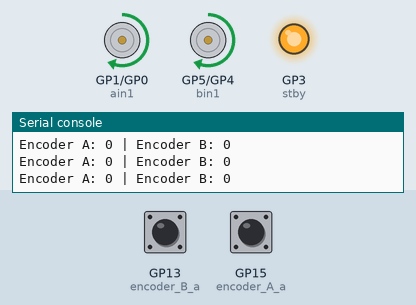
Simulated run of this program. Board: Raspberry Pi Pico running MicroPython. On the bench: motor-driver pin pairs drawn as motors (green arrow = first pin HIGH = forward, orange = second pin HIGH = backward, longer = more drive, scaled by the enable pin, stopped while the standby pin is LOW), output pins drawn as LEDs (lit = HIGH), the last lines printed to the serial console. The test bench sets the inputs (shaded band); at power-on: GP13 (encoder_B_a) HIGH, GP15 (encoder_A_a) HIGH.

Above: at 1.5 s.
At 4.5 s:
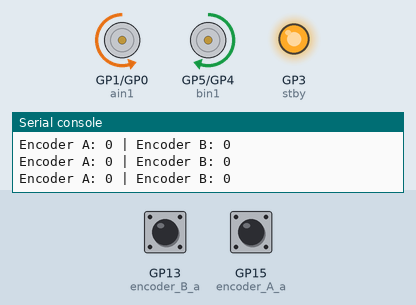
At 7.5 s:
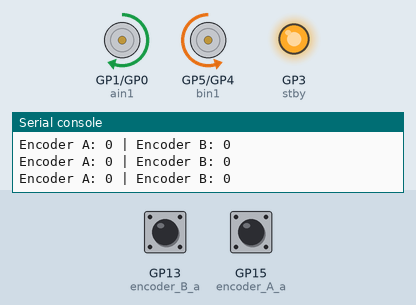
At 14.0 s:
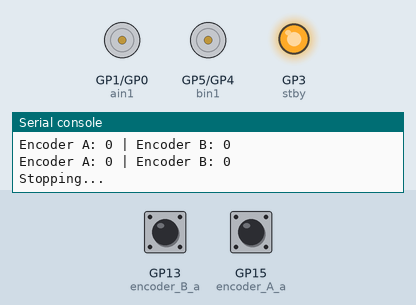
Timing chart, 0 to 20.8 s (numbered marks = the images above):
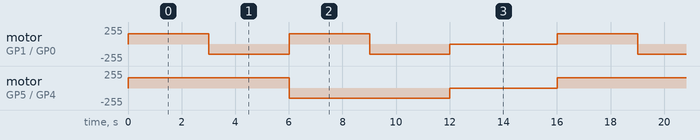

Measured:
- by itself, motor on GP5 (bin1) / GP4 (bin2): repeats every 16.0 s: backward 156/255 6.0 s, stopped 4.0 s, forward 156/255 6.0 s
- by itself, motor on GP1 (ain1) / GP0 (ain2): repeats every 16.0 s: backward 156/255 3.0 s, forward 156/255 3.0 s, backward 156/255 3.0 s, stopped 4.0 s, forward 156/255 3.0 s

The program:

motors_code_v1.py
```python
from machine import Pin, PWM #tells pico to load hardware,pin turns them on/off, pwm controls motor speed
import time #built in libary for like sleep in arduino

#Motor Driver setup
stby = Pin(3, Pin.OUT) #stby connected to gp3/pin 5
stby.value(1) #sends HIGH signal to wake up motor chip

#Motor A-White wires for outs in encoder
ain1 = Pin(1, Pin.OUT) 	#
ain2 = Pin(0, Pin.OUT) 	#
pwm_a = PWM(Pin(2))		#
pwm_a.freq(1000)		#

#Motor B-Green wires from encoder
bin1 = Pin(5, Pin.OUT) 	#
bin2 = Pin(4, Pin.OUT) 	#
pwm_b = PWM(Pin(6))		#
pwm_b.freq(1000)		#

#Encoder setup- 54 ticks was 1 revolution, at 10000 speed so
                # distance travelled = circumference of wheel / 54

#Motor A-left side
encoder_A_a = Pin(15, Pin.IN, Pin.PULL_UP) #how fast wheel spinning (channel A)- gp15
encoder_A_b = Pin(14, Pin.IN, Pin.PULL_UP) #what direction wheel spinning (Channel B)-gp14
encoder_A_count = 0 #

def encoder_A_isr(pin): #interupt function to check encoder for motor A
    global encoder_A_count #allows function to modify variable
    if encoder_A_b.value()==1: #checks channel b of encoder
        encoder_A_count += 1 # if high(spinning forward) add 1 to count
    else:
        encoder_A_count -= 1 #if low(spinning backward) minus 1 to count

encoder_A_a.irq(trigger=Pin.IRQ_RISING, handler=encoder_A_isr) #interrupt request- run function when gp15 goes low to high

#Motor B- right side

encoder_B_a = Pin(13, Pin.IN, Pin.PULL_UP) #how fast wheel spinning (channel A)- gp13
encoder_B_b = Pin(12, Pin.IN, Pin.PULL_UP) #what direction wheel spinning (Channel B)-gp12
encoder_B_count = 0 #

def encoder_B_isr(pin): #interupt function to check encoder for motor B
    global encoder_B_count #allows function to modify variable
    if encoder_B_b.value()==1: #checks channel b of encoder
        encoder_B_count += 1 # if high(spinning forward) add 1 to count
    else:
        encoder_B_count -= 1 #if low(spinning backward) minus 1 to count

encoder_B_a.irq(trigger=Pin.IRQ_RISING, handler=encoder_B_isr) #interrupt request- run function when gp13 goes low to high

#moving robot

def drive_forward(speed): #creates function/command that accepts speed
    #Motor A
    ain1.value(1) #motor goes forward
    ain2.value(0)
    pwm_a.duty_u16(speed) #duty cycle of pwm, u means unsigned- only posotive, 16 for a 16 bit interger as pico has 16-bit timer

    #Motor B
    bin1.value(1) #motor goes forward
    bin2.value(0)
    pwm_b.duty_u16(speed) #

def turn_left(speed):
     #Motor A
    ain1.value(0) #motor backward
    ain2.value(1)
    pwm_a.duty_u16(speed) #

    #Motor B
    bin1.value(1) #motor forward
    bin2.value(0)
    pwm_b.duty_u16(speed) #

def turn_right(speed):
     #Motor A
    ain1.value(1) #motor forward
    ain2.value(0)
    pwm_a.duty_u16(speed) #

    #Motor B
    bin1.value(0) #motor backward
    bin2.value(1)
    pwm_b.duty_u16(speed) #

def drive_backward(speed):
     #Motor A
    ain1.value(0) #motor backward
    ain2.value(1)
    pwm_a.duty_u16(speed) #

    #Motor B
    bin1.value(0) #motor backward
    bin2.value(1)
    pwm_b.duty_u16(speed)


def stop_motors(): #stops both motors
    #Motor A
    ain1.value(0)
    ain2.value(0)
    pwm_a.duty_u16(0)

    #Motor B
    bin1.value(0)
    bin2.value(0)
    pwm_b.duty_u16(0)


#main program loop

print("Robot test starting...")

try:#testing code
    while True:
        print("Driving forward...")
        drive_forward(40000) # Speed value from 0 to 65535

        # Print encoder counts for 3 seconds
        start_time = time.ticks_ms()
        while time.ticks_diff(time.ticks_ms(), start_time) < 3000:#1000 miliseconds is 1 second
            print(f"Encoder A: {encoder_A_count} | Encoder B: {encoder_B_count}")# fills curly brackets with counter number
            time.sleep(0.5)

        print("Turning left...")
        turn_left(40000)

         # Print encoder counts for 3 seconds
        start_time = time.ticks_ms()
        while time.ticks_diff(time.ticks_ms(), start_time) < 3000:#1000 miliseconds is 1 second
            print(f"Encoder A: {encoder_A_count} | Encoder B: {encoder_B_count}")# fills curly brackets with counter number
            time.sleep(0.5)

        print("Turning right...")
        turn_right(40000)

         # Print encoder counts for 3 seconds
        start_time = time.ticks_ms()
        while time.ticks_diff(time.ticks_ms(), start_time) < 3000:#1000 miliseconds is 1 second
            print(f"Encoder A: {encoder_A_count} | Encoder B: {encoder_B_count}")# fills curly brackets with counter number
            time.sleep(0.5)

        print("Going Backwards...")
        drive_backward(40000)

         # Print encoder counts for 3 seconds
        start_time = time.ticks_ms()
        while time.ticks_diff(time.ticks_ms(), start_time) < 3000:#1000 miliseconds is 1 second
            print(f"Encoder A: {encoder_A_count} | Encoder B: {encoder_B_count}")# fills curly brackets with counter number
            time.sleep(0.5)

        print("Stopping...")
        stop_motors()
        time.sleep(2)

        # Reset counts for the next run if desired
        encoder_A_count = 0
        encoder_B_count = 0

        print("Waiting before next loop...")
        time.sleep(2)

except KeyboardInterrupt:
    # Safely stop motors if you click the Stop button in Thonny
    stop_motors()
    print("Program stopped safely.")
```
